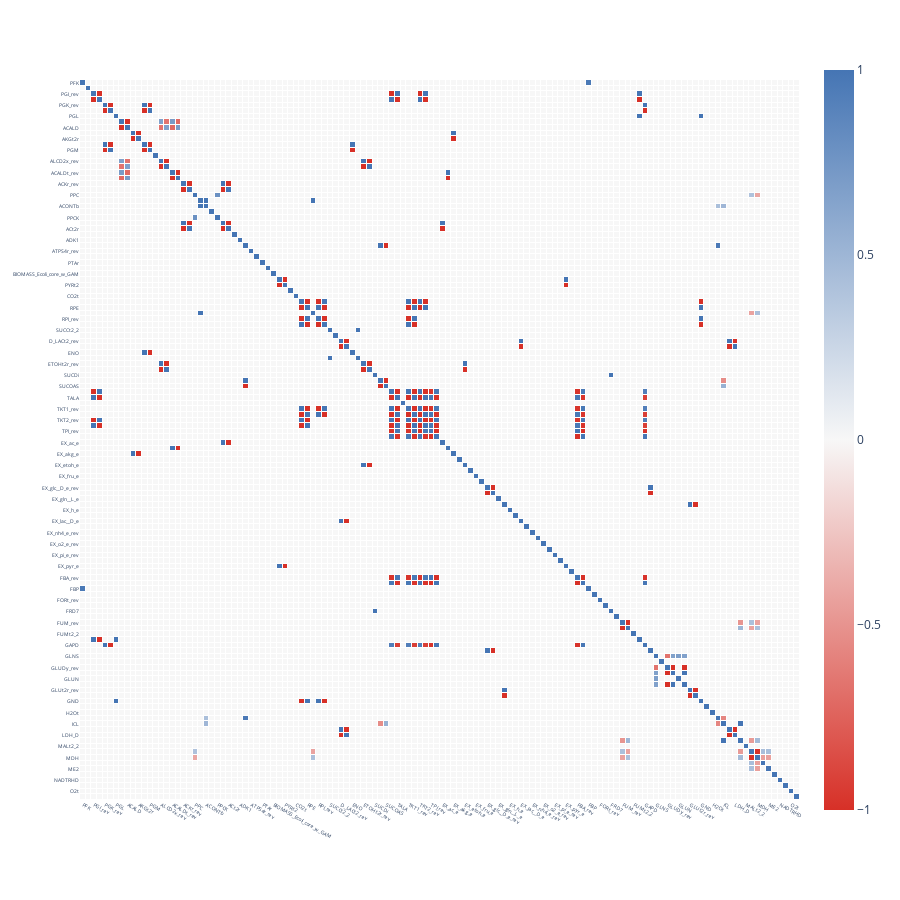
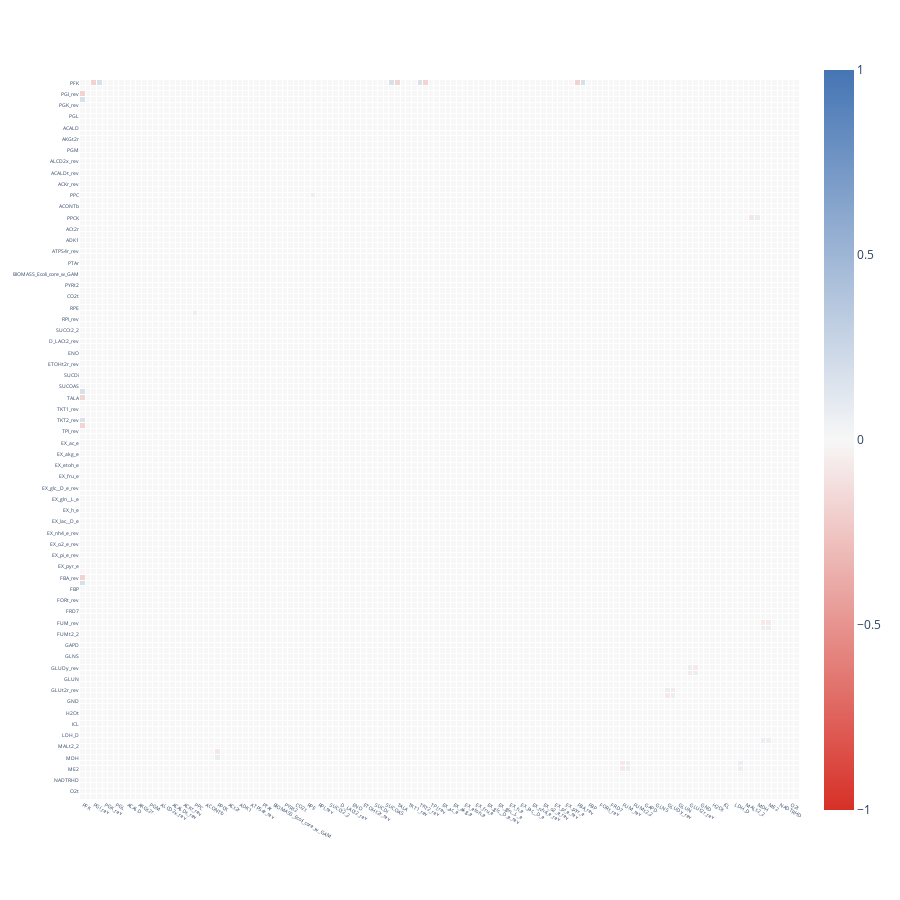
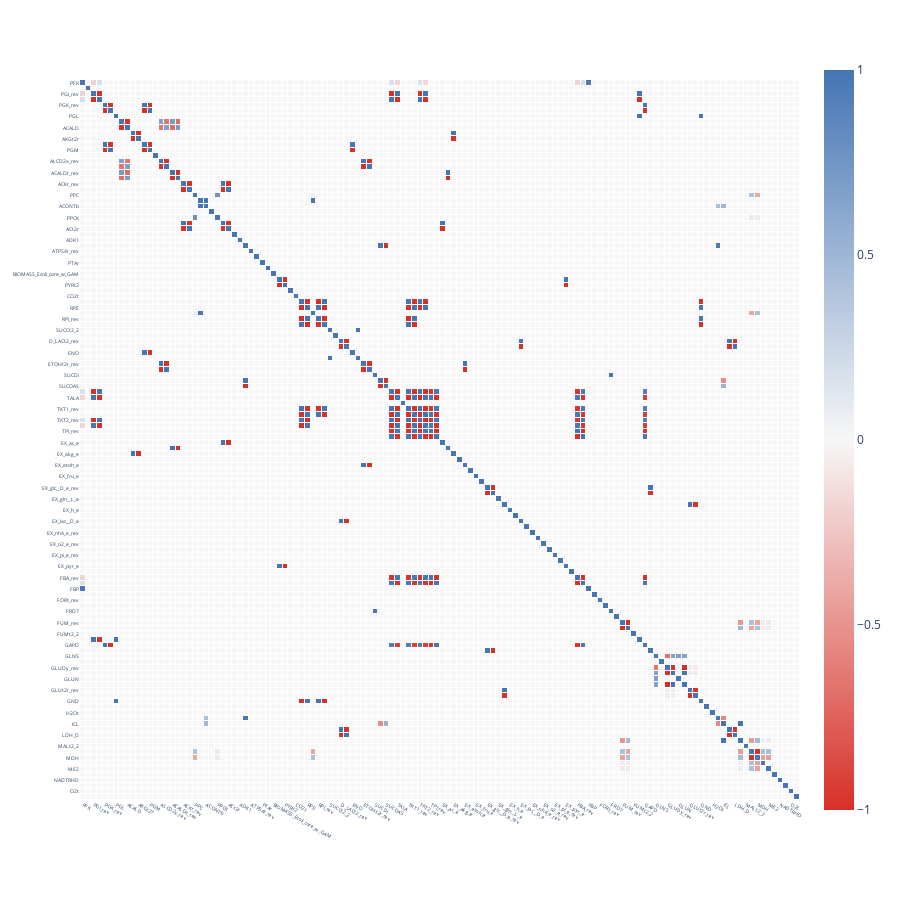

The notebook cell these images were saved under, in order:
### Code cell
cobra_reactions_str = [str(reaction.id) for reaction in ec_cobra_model.reactions]

plot_correlation_matrix(linear_correlation_matrix, extended_reactions)
plot_correlation_matrix(non_linear_correlation_matrix, extended_reactions)
plot_correlation_matrix(mixed_correlation_matrix, extended_reactions)

### Figure 1 — Plotly figure (JSON) as saved in the notebook; plotly's stock layout.template omitted (floating-point values rounded to 4 significant figures; data arrays with more than 128 entries replaced by an {"elided": "..."} marker saying what was removed)
{"data": [{"coloraxis": "coloraxis", "hoverongaps": false, "hovertemplate": "x: %{x}<br>y: %{y}<br>color: %{z}<extra></extra>", "name": "0", "type": "heatmap", "x": ["PFK", "PFL", "PGI_rev", "PGI", "PGK_rev", "PGK", "PGL", "ACALD_rev", "ACALD", "AKGt2r_rev", "AKGt2r", "PGM_rev", "PGM", "PIt2r", "ALCD2x_rev", "ALCD2x", "ACALDt_rev", "ACALDt", "ACKr_rev", "ACKr", "PPC", "ACONTa", "ACONTb", "ATPM", "PPCK", "ACt2r_rev", "ACt2r", "PPS", "ADK1", "AKGDH", "ATPS4r_rev", "ATPS4r", "PTAr", "PYK", "BIOMASS_Ecoli_core_w_GAM", "PYRt2_rev", "PYRt2", "CO2t_rev", "CO2t", "RPE_rev", "RPE", "CS", "RPI_rev", "RPI", "SUCCt2_2", "CYTBD", "D_LACt2_rev", "D_LACt2", "ENO", "SUCCt3", "ETOHt2r_rev", "ETOHt2r", "SUCDi", "SUCOAS_rev", "SUCOAS", "TALA_rev", "TALA", "THD2", "TKT1_rev", "TKT1", "TKT2_rev", "TKT2", "TPI_rev", "TPI", "EX_ac_e", "EX_acald_e", "EX_akg_e", "EX_co2_e", "EX_etoh_e", "EX_for_e", "EX_fru_e", "EX_fum_e", "EX_glc__D_e_rev", "EX_glc__D_e", "EX_gln__L_e", "EX_glu__L_e", "EX_h_e", "EX_h2o_e", "EX_lac__D_e", "EX_mal__L_e", "EX_nh4_e_rev", "EX_nh4_e", "EX_o2_e_rev", "EX_o2_e", "EX_pi_e_rev", "EX_pi_e", "EX_pyr_e", "EX_succ_e", "FBA_rev", "FBA", "FBP", "FORt2", "FORt_rev", "FORt", "FRD7", "FRUpts2", "FUM_rev", "FUM", "FUMt2_2", "G6PDH2r", "GAPD", "GLCpts", "GLNS", "GLNabc", "GLUDy_rev", "GLUDy", "GLUN", "GLUSy", "GLUt2r_rev", "GLUt2r", "GND", "H2Ot_rev", "H2Ot", "ICDHyr", "ICL", "LDH_D_rev", "LDH_D", "MALS", "MALt2_2", "MDH_rev", "MDH", "ME1", "ME2", "NADH16", "NADTRHD", "NH4t", "O2t", "PDH"], "xaxis": "x", "xgap": 1, "y": ["PFK", "PFL", "PGI_rev", "PGI", "PGK_rev", "PGK", "PGL", "ACALD_rev", "ACALD", "AKGt2r_rev", "AKGt2r", "PGM_rev", "PGM", "PIt2r", "ALCD2x_rev", "ALCD2x", "ACALDt_rev", "ACALDt", "ACKr_rev", "ACKr", "PPC", "ACONTa", "ACONTb", "ATPM", "PPCK", "ACt2r_rev", "ACt2r", "PPS", "ADK1", "AKGDH", "ATPS4r_rev", "ATPS4r", "PTAr", "PYK", "BIOMASS_Ecoli_core_w_GAM", "PYRt2_rev", "PYRt2", "CO2t_rev", "CO2t", "RPE_rev", "RPE", "CS", "RPI_rev", "RPI", "SUCCt2_2", "CYTBD", "D_LACt2_rev", "D_LACt2", "ENO", "SUCCt3", "ETOHt2r_rev", "ETOHt2r", "SUCDi", "SUCOAS_rev", "SUCOAS", "TALA_rev", "TALA", "THD2", "TKT1_rev", "TKT1", "TKT2_rev", "TKT2", "TPI_rev", "TPI", "EX_ac_e", "EX_acald_e", "EX_akg_e", "EX_co2_e", "EX_etoh_e", "EX_for_e", "EX_fru_e", "EX_fum_e", "EX_glc__D_e_rev", "EX_glc__D_e", "EX_gln__L_e", "EX_glu__L_e", "EX_h_e", "EX_h2o_e", "EX_lac__D_e", "EX_mal__L_e", "EX_nh4_e_rev", "EX_nh4_e", "EX_o2_e_rev", "EX_o2_e", "EX_pi_e_rev", "EX_pi_e", "EX_pyr_e", "EX_succ_e", "FBA_rev", "FBA", "FBP", "FORt2", "FORt_rev", "FORt", "FRD7", "FRUpts2", "FUM_rev", "FUM", "FUMt2_2", "G6PDH2r", "GAPD", "GLCpts", "GLNS", "GLNabc", "GLUDy_rev", "GLUDy", "GLUN", "GLUSy", "GLUt2r_rev", "GLUt2r", "GND", "H2Ot_rev", "H2Ot", "ICDHyr", "ICL", "LDH_D_rev", "LDH_D", "MALS", "MALt2_2", "MDH_rev", "MDH", "ME1", "ME2", "NADH16", "NADTRHD", "NH4t", "O2t", "PDH"], "yaxis": "y", "ygap": 1, "z": {"elided": "128x128 float values"}}], "layout": {"coloraxis": {"cmax": 1, "cmin": -1, "colorscale": [[0, "#d73027"], [0.5, "#f7f7f7"], [1, "#4575b4"]]}, "height": 900, "margin": {"t": 60}, "plot_bgcolor": "rgba(0,0,0,0)", "width": 900, "xaxis": {"anchor": "y", "constrain": "domain", "domain": [0, 1], "scaleanchor": "y", "tickfont": {"size": 5}}, "yaxis": {"anchor": "x", "autorange": "reversed", "constrain": "domain", "domain": [0, 1], "tickfont": {"size": 5}}}}

### Figure 2 — Plotly figure (JSON) as saved in the notebook; plotly's stock layout.template omitted (floating-point values rounded to 4 significant figures; data arrays with more than 128 entries replaced by an {"elided": "..."} marker saying what was removed)
{"data": [{"coloraxis": "coloraxis", "hoverongaps": false, "hovertemplate": "x: %{x}<br>y: %{y}<br>color: %{z}<extra></extra>", "name": "0", "type": "heatmap", "x": ["PFK", "PFL", "PGI_rev", "PGI", "PGK_rev", "PGK", "PGL", "ACALD_rev", "ACALD", "AKGt2r_rev", "AKGt2r", "PGM_rev", "PGM", "PIt2r", "ALCD2x_rev", "ALCD2x", "ACALDt_rev", "ACALDt", "ACKr_rev", "ACKr", "PPC", "ACONTa", "ACONTb", "ATPM", "PPCK", "ACt2r_rev", "ACt2r", "PPS", "ADK1", "AKGDH", "ATPS4r_rev", "ATPS4r", "PTAr", "PYK", "BIOMASS_Ecoli_core_w_GAM", "PYRt2_rev", "PYRt2", "CO2t_rev", "CO2t", "RPE_rev", "RPE", "CS", "RPI_rev", "RPI", "SUCCt2_2", "CYTBD", "D_LACt2_rev", "D_LACt2", "ENO", "SUCCt3", "ETOHt2r_rev", "ETOHt2r", "SUCDi", "SUCOAS_rev", "SUCOAS", "TALA_rev", "TALA", "THD2", "TKT1_rev", "TKT1", "TKT2_rev", "TKT2", "TPI_rev", "TPI", "EX_ac_e", "EX_acald_e", "EX_akg_e", "EX_co2_e", "EX_etoh_e", "EX_for_e", "EX_fru_e", "EX_fum_e", "EX_glc__D_e_rev", "EX_glc__D_e", "EX_gln__L_e", "EX_glu__L_e", "EX_h_e", "EX_h2o_e", "EX_lac__D_e", "EX_mal__L_e", "EX_nh4_e_rev", "EX_nh4_e", "EX_o2_e_rev", "EX_o2_e", "EX_pi_e_rev", "EX_pi_e", "EX_pyr_e", "EX_succ_e", "FBA_rev", "FBA", "FBP", "FORt2", "FORt_rev", "FORt", "FRD7", "FRUpts2", "FUM_rev", "FUM", "FUMt2_2", "G6PDH2r", "GAPD", "GLCpts", "GLNS", "GLNabc", "GLUDy_rev", "GLUDy", "GLUN", "GLUSy", "GLUt2r_rev", "GLUt2r", "GND", "H2Ot_rev", "H2Ot", "ICDHyr", "ICL", "LDH_D_rev", "LDH_D", "MALS", "MALt2_2", "MDH_rev", "MDH", "ME1", "ME2", "NADH16", "NADTRHD", "NH4t", "O2t", "PDH"], "xaxis": "x", "xgap": 1, "y": ["PFK", "PFL", "PGI_rev", "PGI", "PGK_rev", "PGK", "PGL", "ACALD_rev", "ACALD", "AKGt2r_rev", "AKGt2r", "PGM_rev", "PGM", "PIt2r", "ALCD2x_rev", "ALCD2x", "ACALDt_rev", "ACALDt", "ACKr_rev", "ACKr", "PPC", "ACONTa", "ACONTb", "ATPM", "PPCK", "ACt2r_rev", "ACt2r", "PPS", "ADK1", "AKGDH", "ATPS4r_rev", "ATPS4r", "PTAr", "PYK", "BIOMASS_Ecoli_core_w_GAM", "PYRt2_rev", "PYRt2", "CO2t_rev", "CO2t", "RPE_rev", "RPE", "CS", "RPI_rev", "RPI", "SUCCt2_2", "CYTBD", "D_LACt2_rev", "D_LACt2", "ENO", "SUCCt3", "ETOHt2r_rev", "ETOHt2r", "SUCDi", "SUCOAS_rev", "SUCOAS", "TALA_rev", "TALA", "THD2", "TKT1_rev", "TKT1", "TKT2_rev", "TKT2", "TPI_rev", "TPI", "EX_ac_e", "EX_acald_e", "EX_akg_e", "EX_co2_e", "EX_etoh_e", "EX_for_e", "EX_fru_e", "EX_fum_e", "EX_glc__D_e_rev", "EX_glc__D_e", "EX_gln__L_e", "EX_glu__L_e", "EX_h_e", "EX_h2o_e", "EX_lac__D_e", "EX_mal__L_e", "EX_nh4_e_rev", "EX_nh4_e", "EX_o2_e_rev", "EX_o2_e", "EX_pi_e_rev", "EX_pi_e", "EX_pyr_e", "EX_succ_e", "FBA_rev", "FBA", "FBP", "FORt2", "FORt_rev", "FORt", "FRD7", "FRUpts2", "FUM_rev", "FUM", "FUMt2_2", "G6PDH2r", "GAPD", "GLCpts", "GLNS", "GLNabc", "GLUDy_rev", "GLUDy", "GLUN", "GLUSy", "GLUt2r_rev", "GLUt2r", "GND", "H2Ot_rev", "H2Ot", "ICDHyr", "ICL", "LDH_D_rev", "LDH_D", "MALS", "MALt2_2", "MDH_rev", "MDH", "ME1", "ME2", "NADH16", "NADTRHD", "NH4t", "O2t", "PDH"], "yaxis": "y", "ygap": 1, "z": {"elided": "128x128 float values"}}], "layout": {"coloraxis": {"cmax": 1, "cmin": -1, "colorscale": [[0, "#d73027"], [0.5, "#f7f7f7"], [1, "#4575b4"]]}, "height": 900, "margin": {"t": 60}, "plot_bgcolor": "rgba(0,0,0,0)", "width": 900, "xaxis": {"anchor": "y", "constrain": "domain", "domain": [0, 1], "scaleanchor": "y", "tickfont": {"size": 5}}, "yaxis": {"anchor": "x", "autorange": "reversed", "constrain": "domain", "domain": [0, 1], "tickfont": {"size": 5}}}}

### Figure 3 — Plotly figure (JSON) as saved in the notebook; plotly's stock layout.template omitted (floating-point values rounded to 4 significant figures; data arrays with more than 128 entries replaced by an {"elided": "..."} marker saying what was removed)
{"data": [{"coloraxis": "coloraxis", "hoverongaps": false, "hovertemplate": "x: %{x}<br>y: %{y}<br>color: %{z}<extra></extra>", "name": "0", "type": "heatmap", "x": ["PFK", "PFL", "PGI_rev", "PGI", "PGK_rev", "PGK", "PGL", "ACALD_rev", "ACALD", "AKGt2r_rev", "AKGt2r", "PGM_rev", "PGM", "PIt2r", "ALCD2x_rev", "ALCD2x", "ACALDt_rev", "ACALDt", "ACKr_rev", "ACKr", "PPC", "ACONTa", "ACONTb", "ATPM", "PPCK", "ACt2r_rev", "ACt2r", "PPS", "ADK1", "AKGDH", "ATPS4r_rev", "ATPS4r", "PTAr", "PYK", "BIOMASS_Ecoli_core_w_GAM", "PYRt2_rev", "PYRt2", "CO2t_rev", "CO2t", "RPE_rev", "RPE", "CS", "RPI_rev", "RPI", "SUCCt2_2", "CYTBD", "D_LACt2_rev", "D_LACt2", "ENO", "SUCCt3", "ETOHt2r_rev", "ETOHt2r", "SUCDi", "SUCOAS_rev", "SUCOAS", "TALA_rev", "TALA", "THD2", "TKT1_rev", "TKT1", "TKT2_rev", "TKT2", "TPI_rev", "TPI", "EX_ac_e", "EX_acald_e", "EX_akg_e", "EX_co2_e", "EX_etoh_e", "EX_for_e", "EX_fru_e", "EX_fum_e", "EX_glc__D_e_rev", "EX_glc__D_e", "EX_gln__L_e", "EX_glu__L_e", "EX_h_e", "EX_h2o_e", "EX_lac__D_e", "EX_mal__L_e", "EX_nh4_e_rev", "EX_nh4_e", "EX_o2_e_rev", "EX_o2_e", "EX_pi_e_rev", "EX_pi_e", "EX_pyr_e", "EX_succ_e", "FBA_rev", "FBA", "FBP", "FORt2", "FORt_rev", "FORt", "FRD7", "FRUpts2", "FUM_rev", "FUM", "FUMt2_2", "G6PDH2r", "GAPD", "GLCpts", "GLNS", "GLNabc", "GLUDy_rev", "GLUDy", "GLUN", "GLUSy", "GLUt2r_rev", "GLUt2r", "GND", "H2Ot_rev", "H2Ot", "ICDHyr", "ICL", "LDH_D_rev", "LDH_D", "MALS", "MALt2_2", "MDH_rev", "MDH", "ME1", "ME2", "NADH16", "NADTRHD", "NH4t", "O2t", "PDH"], "xaxis": "x", "xgap": 1, "y": ["PFK", "PFL", "PGI_rev", "PGI", "PGK_rev", "PGK", "PGL", "ACALD_rev", "ACALD", "AKGt2r_rev", "AKGt2r", "PGM_rev", "PGM", "PIt2r", "ALCD2x_rev", "ALCD2x", "ACALDt_rev", "ACALDt", "ACKr_rev", "ACKr", "PPC", "ACONTa", "ACONTb", "ATPM", "PPCK", "ACt2r_rev", "ACt2r", "PPS", "ADK1", "AKGDH", "ATPS4r_rev", "ATPS4r", "PTAr", "PYK", "BIOMASS_Ecoli_core_w_GAM", "PYRt2_rev", "PYRt2", "CO2t_rev", "CO2t", "RPE_rev", "RPE", "CS", "RPI_rev", "RPI", "SUCCt2_2", "CYTBD", "D_LACt2_rev", "D_LACt2", "ENO", "SUCCt3", "ETOHt2r_rev", "ETOHt2r", "SUCDi", "SUCOAS_rev", "SUCOAS", "TALA_rev", "TALA", "THD2", "TKT1_rev", "TKT1", "TKT2_rev", "TKT2", "TPI_rev", "TPI", "EX_ac_e", "EX_acald_e", "EX_akg_e", "EX_co2_e", "EX_etoh_e", "EX_for_e", "EX_fru_e", "EX_fum_e", "EX_glc__D_e_rev", "EX_glc__D_e", "EX_gln__L_e", "EX_glu__L_e", "EX_h_e", "EX_h2o_e", "EX_lac__D_e", "EX_mal__L_e", "EX_nh4_e_rev", "EX_nh4_e", "EX_o2_e_rev", "EX_o2_e", "EX_pi_e_rev", "EX_pi_e", "EX_pyr_e", "EX_succ_e", "FBA_rev", "FBA", "FBP", "FORt2", "FORt_rev", "FORt", "FRD7", "FRUpts2", "FUM_rev", "FUM", "FUMt2_2", "G6PDH2r", "GAPD", "GLCpts", "GLNS", "GLNabc", "GLUDy_rev", "GLUDy", "GLUN", "GLUSy", "GLUt2r_rev", "GLUt2r", "GND", "H2Ot_rev", "H2Ot", "ICDHyr", "ICL", "LDH_D_rev", "LDH_D", "MALS", "MALt2_2", "MDH_rev", "MDH", "ME1", "ME2", "NADH16", "NADTRHD", "NH4t", "O2t", "PDH"], "yaxis": "y", "ygap": 1, "z": {"elided": "128x128 float values"}}], "layout": {"coloraxis": {"cmax": 1, "cmin": -1, "colorscale": [[0, "#d73027"], [0.5, "#f7f7f7"], [1, "#4575b4"]]}, "height": 900, "margin": {"t": 60}, "plot_bgcolor": "rgba(0,0,0,0)", "width": 900, "xaxis": {"anchor": "y", "constrain": "domain", "domain": [0, 1], "scaleanchor": "y", "tickfont": {"size": 5}}, "yaxis": {"anchor": "x", "autorange": "reversed", "constrain": "domain", "domain": [0, 1], "tickfont": {"size": 5}}}}
